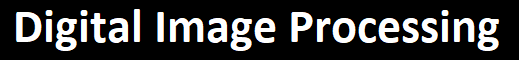
#> input picture Chapter_10/text.png, 519 x 60 px
$ jupyter execute --allow-errors C07.ipynb
#> lines starting #> are read from the running program, lines starting #| are printed output that depends on the picture; after the words box and inside, x2 and y2 are one past the last pixel; in counts of white or black regions, pixels touching at a corner belong together
[cell 1]
import cv2
import numpy as np
from matplotlib import pyplot as plt

[cell 2]
img = cv2.imread(filename="text.png", flags=cv2.IMREAD_GRAYSCALE)
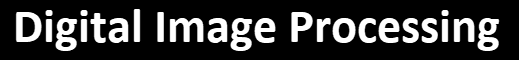
#> img: shape (60, 519); min 0, max 255, mean 55
thresh_val, img = cv2.threshold(src=img, thresh=100, maxval=255, type=cv2.THRESH_BINARY)
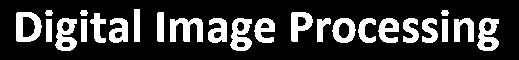
#> img: shape (60, 519); 22.2% white; 25 white regions, largest, box (x1, y1, x2, y2) and area: (170, 18, 203, 42) 503, (16, 12, 42, 42) 483, (55, 18, 77, 51) 461
img = np.array(cv2.normalize(img.astype('uint8'), None, 0, 1, cv2.NORM_MINMAX))

# kernel
B1 = cv2.imread(filename="kernel.png", flags=cv2.IMREAD_GRAYSCALE)
thresh_val, B1 = cv2.threshold(src=B1, thresh=100, maxval=255, type=cv2.THRESH_BINARY)
#> (the rest of this cell did not finish here and is left out)

$ run again, with Chapter_10/finger.png copied over Chapter_10/text.png
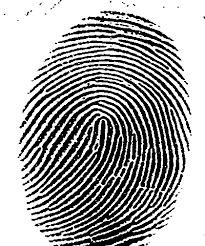
#> input picture Chapter_10/finger.png, 205 x 246 px
#> img is the input picture: shape (246, 205); min 0, max 255, mean 164.4
#> `thresh_val, img = cv2.threshold(src=img, thresh=100, maxval=255, type=..`:
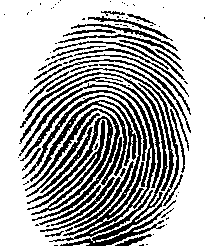
#> img: shape (246, 205); 67.1% white; 91 black regions (52 under 20 px), largest, box (x1, y1, x2, y2) and area: (19, 83, 156, 242) 3107, (20, 68, 179, 246) 2344, (27, 116, 113, 215) 1562
